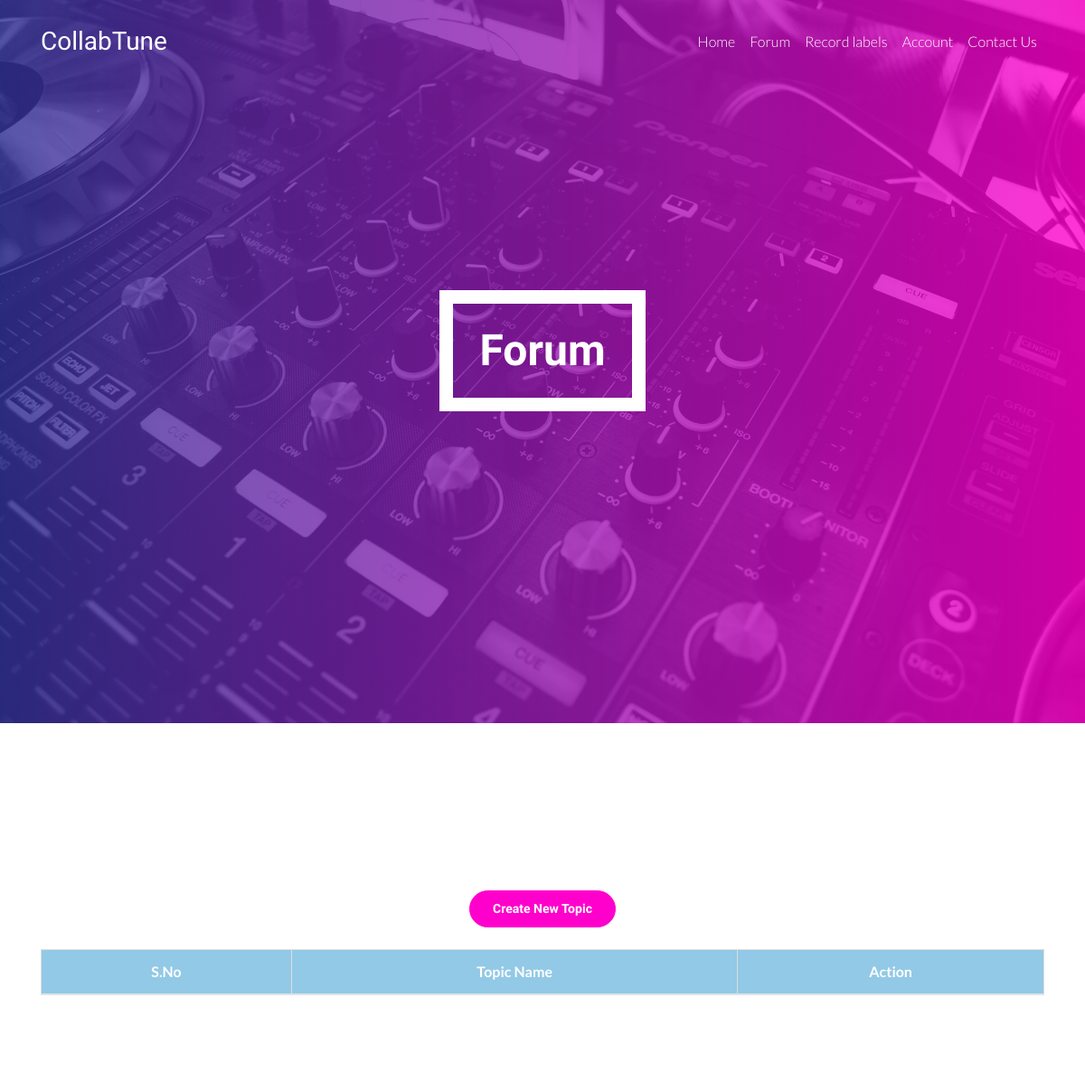
The page /forum.php (signed in) on the database as committed earlier.
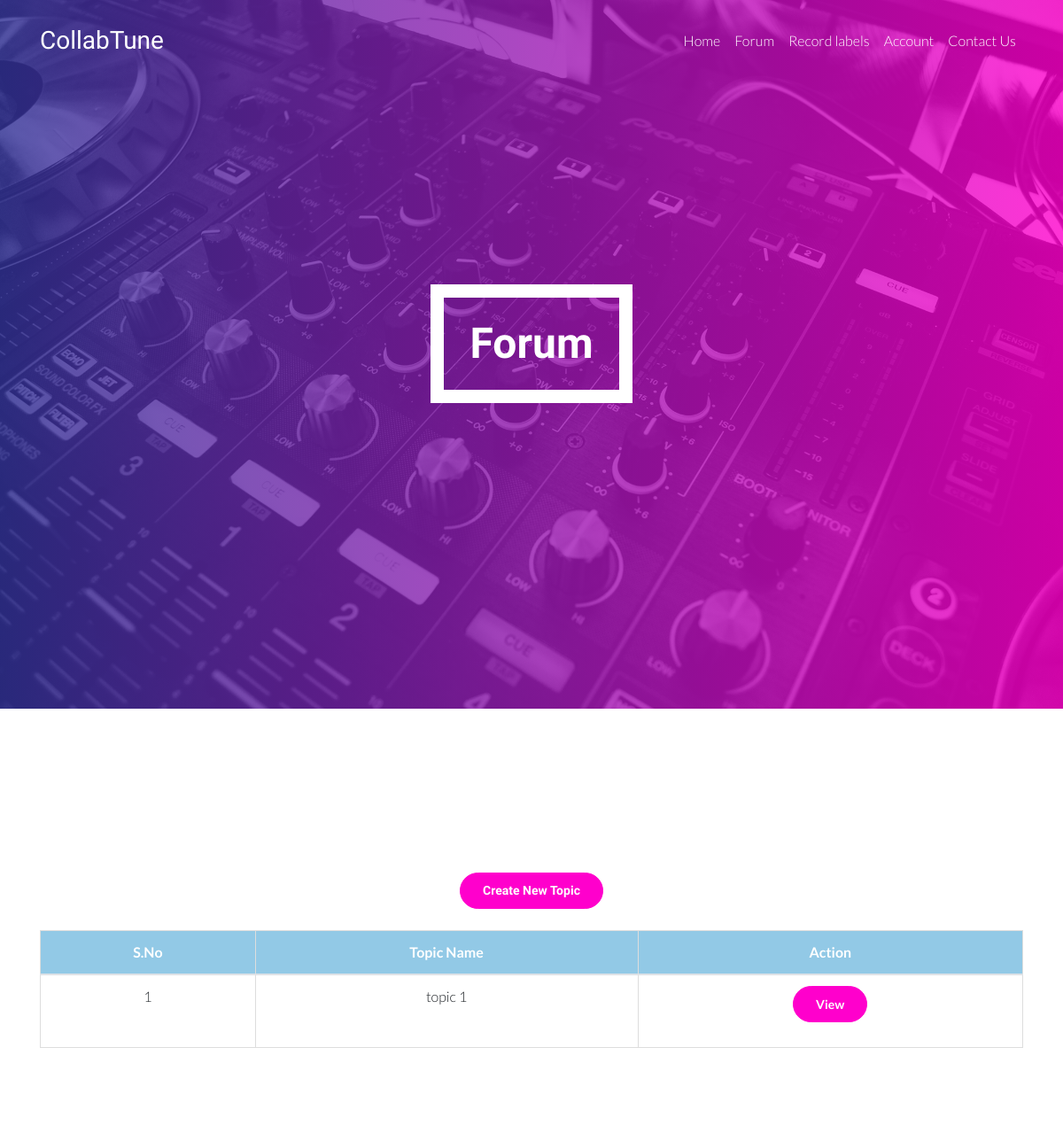
The same page on the database as committed later.
### tables this page shows
CREATE TABLE `topic` (
  `topic_id` varchar(50) NOT NULL,
  `email_id` varchar(100) NOT NULL,
  `topic_name` varchar(1000) NOT NULL
);

### forum.php (the view, shortened to what this page needs)
<?php
include('./php/login.php');
?>
<!DOCTYPE html>
<html lang="en">
<head>
    <link rel="stylesheet" href="vendor/bootstrap/bootstrap.min.css">
    <link rel="stylesheet" href="vendor/select3/select2.min.css">
    <link rel="stylesheet" href="vendor/owlcarousel/owl.carousel.min.css">
    <link rel="stylesheet" href="vendor/lightcase/lightcase.css">
     <link rel="stylesheet" href="https://unpkg.com/aos@next/dist/aos.css" />
    <link rel="stylesheet" href="css/style.min.css">
    <link rel="stylesheet" href="https://cdn.linearicons.com/free/1.0.0/icon-font.min.css">
    <link rel="stylesheet" href="https://use.fontawesome.com/releases/v5.8.1/css/all.css">
</head>
<body data-spy="scroll" data-target="#navbar-nav-header" class="static-layout">
	<div class="boxed-page">
		<nav id="header-navbar" class="navbar navbar-expand-lg py-4">
    <div class="container">
        <a class="navbar-brand d-flex align-items-center text-white" href="home.php">
            <h3 class="font-weight-bolder mb-0">CollabTune</h3>
        </a>
        <div class="collapse navbar-collapse" id="navbar-nav-header">
            <ul class="navbar-nav ml-auto">
                <li class="nav-item">
                    <a class="nav-link" href="/">Home</a>
                </li>
                <li class="nav-item">
                    <a class="nav-link" href="forum.php">Forum</a>
                </li>
                <li class="nav-item">
                    <a class="nav-link" href="recordlabel.php">Record labels</a>
                </li>
                <li class="nav-item">
                    <a class="nav-link" href="account.php"> Account</a>
                </li>
                <li class="nav-item">
                    <a class="nav-link" href="contact.php">Contact Us</a>
                </li>
            </ul>
        </div>
    </div>
</nav>
</div>		<div class="jumbotron jumbotron-single d-flex align-items-center" style="background-image: url(images/photo-10.jpg)">
  <div class="container text-center">
    <h1 class="display-2 mb-4">Forum</h1>
  </div>
</div>
<section id="contact-form" class="bg-white">
    <div class="container">
        <div class="section-content">
            <div class="row">
                <div class="col-md-8 offset-md-2 contact-form-holder mt-4" data-aos="fade-up">
                </div>
            </div>
        </div>
        <div class="section-content pt-0">
            <div class="title-wrap" data-aos="fade-up">
                <h2 class="section-title">
                    <a href="./newtopic.php" class="btn btn-primary mb-3">
                        Create New Topic
                    </a>
                </h2>
            </div>
<table class="table" data-aos="fade-up">
  <thead>
    <th>S.No</th>
    <th>Topic Name</th>
    <th>Action</th>
  </thead>
  <tbody>
  <?php
    $query1 = $query = mysqli_query($Connect, "SELECT * FROM `topic`");
     $i=1;
    while($row1=mysqli_fetch_array($query1) ){
        $topic_name = $row1['topic_name'];
        $topic_id = $row1['topic_id'];
    ?>
    <tr>
        <td data-label="S.No"><?php echo $i ?></td>
        <td data-label="Name"><?php echo $topic_name ?></td>
        <td data-label="Age">
            <?php echo'<a href="./viewforum.php?topic_id='.$topic_id.'" class="btn btn-primary mb-3">';?>
             View
                </a>
         </td>
    </tr>
    <?php
        $i++;
    }
    ?>
  </tbody>
</table>
        </div>
    </div>
</section>
</body>
</html>

Rows that differ between the two databases and show on the page:
added topic: topic_name "topic 1"
